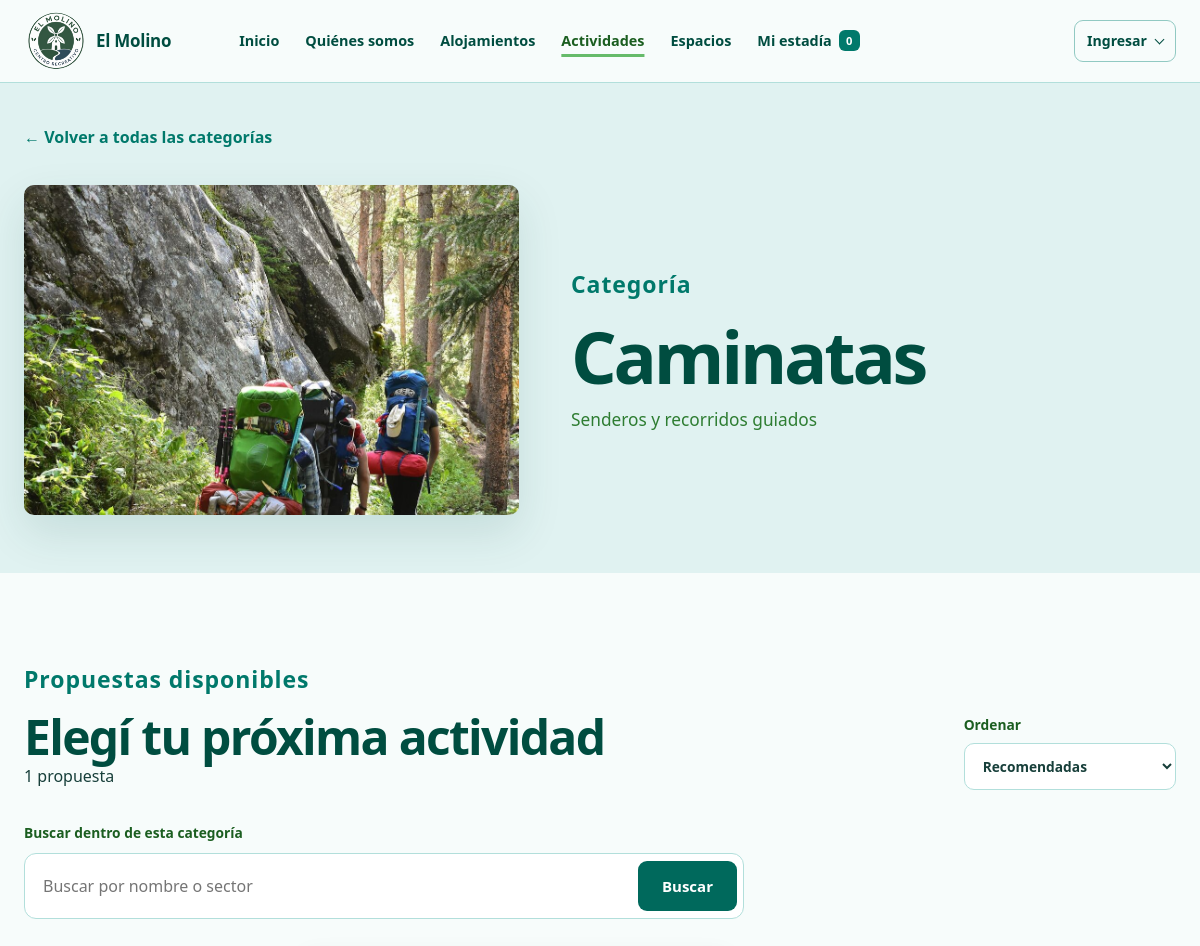
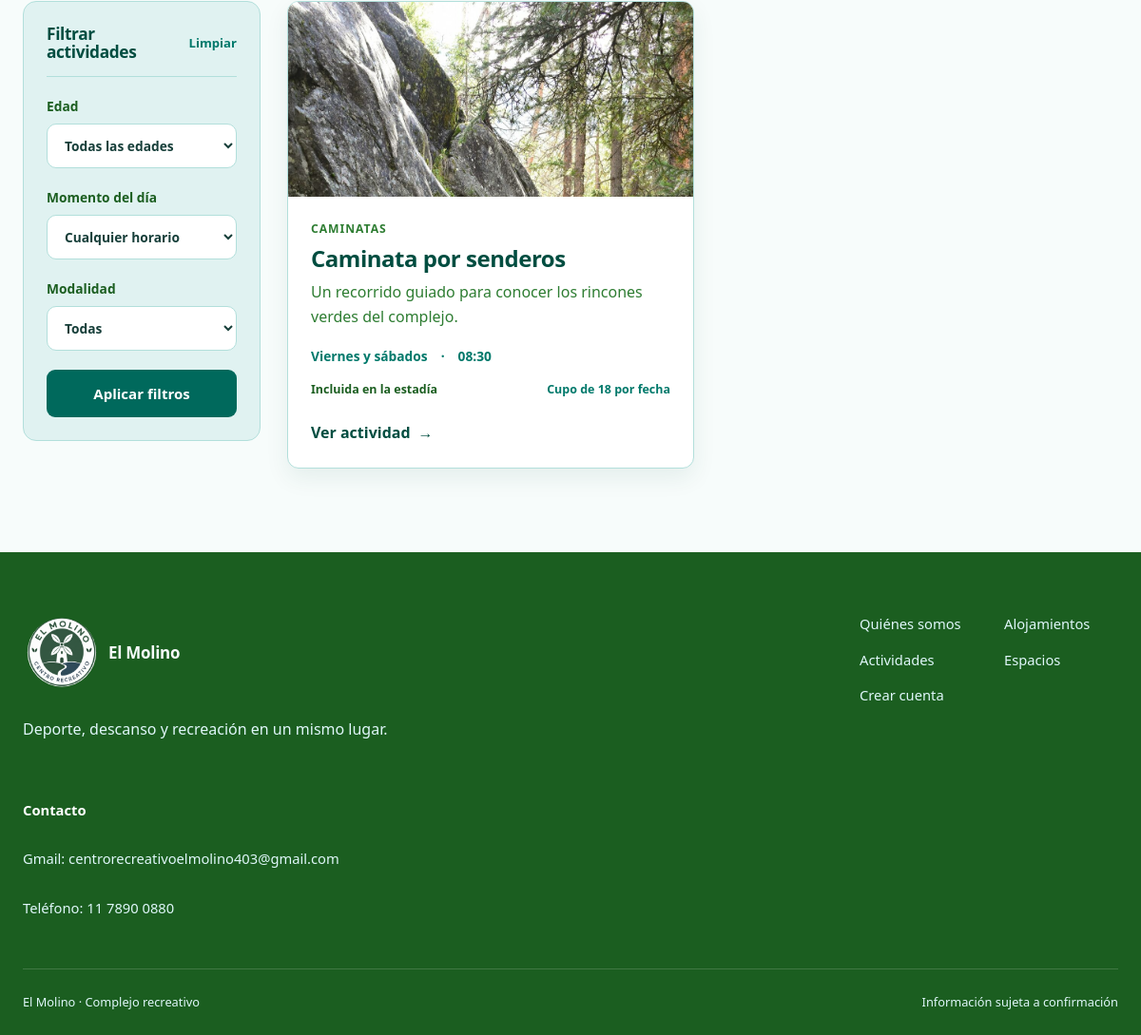
Page /categoria-actividades.php on the committed database (2 pictures, top to bottom).
### tables this page shows
CREATE TABLE IF NOT EXISTS `CategoriaActividad` (
  `idCategoria` INT NOT NULL AUTO_INCREMENT,
  `slug` VARCHAR(70) NOT NULL,
  `nombre` VARCHAR(60) NOT NULL,
  `descripcion` VARCHAR(160) NOT NULL,
  `imagen` VARCHAR(255) DEFAULT NULL,
  `activa` TINYINT(1) NOT NULL DEFAULT 1,
  PRIMARY KEY (`idCategoria`),
  UNIQUE KEY `uk_categoria_actividad_slug` (`slug`),
  UNIQUE KEY `uk_categoria_actividad_nombre` (`nombre`)
);

CREATE TABLE IF NOT EXISTS `Actividad` (
  `idActividad` INT NOT NULL AUTO_INCREMENT,
  `slug` VARCHAR(100) NOT NULL,
  `nombre` VARCHAR(50) NOT NULL,
  `idCategoria` INT NOT NULL,
  `descripcionCorta` VARCHAR(160) DEFAULT NULL,
  `descripcion` TEXT NOT NULL,
  `requisitos` TEXT DEFAULT NULL,
  `informacionImportante` TEXT DEFAULT NULL,
  `horario` VARCHAR(50) NOT NULL,
  `dias` VARCHAR(100) DEFAULT NULL,
  `momentoDia` ENUM('manana','tarde','noche') DEFAULT NULL,
  `Duracion` VARCHAR(50) NOT NULL,
  `sector` VARCHAR(120) DEFAULT NULL,
  `responsable` VARCHAR(100) DEFAULT NULL,
  `edadRecomendada` ENUM('todas','ninos','adolescentes','adultos') NOT NULL DEFAULT 'todas',
  `modalidad` ENUM('incluida','inscripcion') NOT NULL DEFAULT 'incluida',
  `imagen` VARCHAR(255) DEFAULT NULL,
  `tendencia` TINYINT(1) NOT NULL DEFAULT 0,
  `activa` TINYINT(1) NOT NULL DEFAULT 1,
  `idEspacio` INT DEFAULT NULL,
  `cupoMax` INT NOT NULL,
  `precio` DECIMAL(10,2) NOT NULL,
  `pago` VARCHAR(50) NOT NULL,
  `idUsuario` INT DEFAULT NULL,
  PRIMARY KEY (`idActividad`),
  UNIQUE KEY `uk_actividad_slug` (`slug`),
  KEY `idx_actividad_categoria` (`idCategoria`),
  KEY `idx_actividad_espacio` (`idEspacio`),
  KEY `idx_actividad_usuario` (`idUsuario`),
  CONSTRAINT `fk_actividad_categoria`
    FOREIGN KEY (`idCategoria`) REFERENCES `CategoriaActividad` (`idCategoria`)
    ON DELETE RESTRICT ON UPDATE CASCADE,
  CONSTRAINT `fk_actividad_espacio`
    FOREIGN KEY (`idEspacio`) REFERENCES `EspacioRecreativo` (`idEspacio`)
    ON DELETE RESTRICT ON UPDATE CASCADE,
  CONSTRAINT `fk_actividad_usuario`
    FOREIGN KEY (`idUsuario`) REFERENCES `usuarios` (`idUsuario`)
    ON DELETE RESTRICT ON UPDATE CASCADE
);

### categoria-actividades.php (the view, shortened to what the rows shown need)
<?php
$categoria = null;
$actividades = [];
$filtros = ['busqueda' => '', 'edad' => 'todas', 'momento' => 'todos', 'modalidad' => 'todas', 'orden' => 'recomendadas'];
try {
    require_once __DIR__ . '/php/inicio_actividades.php';
    ['categoria' => $categoria, 'filtros' => $filtros, 'actividades' => $actividades] = $controladorActividades->categoria($_GET);
} catch (Throwable $excepcion) {
    $error = 'No se pudo cargar esta categoría. Verificá la conexión y la base de datos.';
}
?>
<!DOCTYPE html>
<html lang="es-AR">
<head>
    <link rel="stylesheet" href="estilos/estilos.css?v=<?= (int) filemtime(__DIR__ . '/estilos/estilos.css') ?>">
</head>
<body>
    <main id="contenido" class="pagina-categoria-actividades">
        <?php if ($categoria): ?>
        <section class="cabecera-categoria-actividades"><div class="contenedor"><a class="volver-actividades" href="actividades.php#categorias">← Volver a todas las categorías</a><div class="titulo-categoria-actividades"><figure class="imagen-cabecera-categoria"><img src="<?= Vista::escapar($categoria->imagen) ?>" alt="Imagen de la categoría <?= Vista::escapar($categoria->nombre) ?>"></figure><div><p class="texto-destacado">Categoría</p><h1><?= Vista::escapar($categoria->nombre) ?></h1><p><?= Vista::escapar($categoria->descripcion) ?></p></div></div></div></section>
        <section class="seccion seccion-listado-actividades"><div class="contenedor">
            <form method="get" class="formulario-filtros-actividades">
                <div class="encabezado-listado"><div><p class="texto-destacado">Propuestas disponibles</p><h2>Elegí tu próxima actividad</h2><p aria-live="polite"><?= count($actividades) ?> <?= count($actividades) === 1 ? 'propuesta' : 'propuestas' ?></p></div><label class="campo-ordenar">Ordenar<select name="orden" onchange="this.form.submit()"><option value="recomendadas"<?= Vista::seleccionado($filtros['orden'], 'recomendadas') ?>>Recomendadas</option><option value="nombre"<?= Vista::seleccionado($filtros['orden'], 'nombre') ?>>Nombre</option><option value="horario"<?= Vista::seleccionado($filtros['orden'], 'horario') ?>>Horario</option></select></label></div>
                <div class="buscador-actividades"><label for="buscar-actividad">Buscar dentro de esta categoría</label><div class="campo-busqueda"><input id="buscar-actividad" name="buscar" type="search" value="<?= Vista::escapar($filtros['busqueda']) ?>" placeholder="Buscar por nombre o sector"><button class="boton boton-principal" type="submit">Buscar</button></div></div>
                <div class="estructura-listado-actividades">
                    <aside class="panel-filtros" aria-label="Filtros de actividades"><div class="titulo-filtros"><h3>Filtrar actividades</h3><a href="categoria-actividades.php?categoria=<?= rawurlencode($categoria->slug) ?>">Limpiar</a></div><label>Edad<select name="edad"><option value="todas"<?= Vista::seleccionado($filtros['edad'], 'todas') ?>>Todas las edades</option></select></label><label>Momento del día<select name="momento"><option value="todos"<?= Vista::seleccionado($filtros['momento'], 'todos') ?>>Cualquier horario</option></select></label><label>Modalidad<select name="modalidad"><option value="todas"<?= Vista::seleccionado($filtros['modalidad'], 'todas') ?>>Todas</option></select></label><button class="boton boton-principal" type="submit">Aplicar filtros</button></aside>
                    <div class="resultados-actividades"><?php if ($actividades): foreach ($actividades as $actividad) echo Vista::tarjetaActividad($actividad); else: ?><div class="sin-resultados"><h3>No encontramos actividades</h3><p>Probá con otra búsqueda o limpiá los filtros.</p></div><?php endif; ?></div>
                </div>
            </form>
        </div></section>
        <?php endif; ?>
    </main>
</body>
</html>

### php/Vista.php (shortened to what the rows shown need)
<?php
final class Vista
{
    public static function escapar(string|int|float|null $valor): string
    {
        return htmlspecialchars((string) $valor, ENT_QUOTES, 'UTF-8');
    }
    public static function precio(Actividad $actividad): string
    {
        if ($actividad->modalidad === 'incluida' || $actividad->precio <= 0) return 'Incluida en la estadía';
        return '$' . number_format($actividad->precio, 0, ',', '.');
    }
    public static function seleccionado(string $actual, string $opcion): string
    {
        return $actual === $opcion ? ' selected' : '';
    }
    public static function tarjetaActividad(Actividad $actividad, bool $destacada = false): string
    {
        $clase = $destacada ? ' tarjeta-actividad-destacada' : '';
        $imagen = self::escapar($actividad->imagen ?: 'imgs/futb.jpg');
        $categoria = self::escapar($actividad->categoriaNombre);
        $nombre = self::escapar($actividad->nombre);
        $descripcion = self::escapar($actividad->descripcionCorta);
        $dias = self::escapar($actividad->dias);
        $horario = self::escapar($actividad->horario);
        $slug = rawurlencode($actividad->slug);
        $precio = self::escapar(self::precio($actividad));
        $estadoCupo = self::escapar('Cupo de ' . $actividad->cupo . ' por fecha');
        return <<<HTML
            <article class="tarjeta-actividad{$clase}">
                <div class="visual-actividad"><img src="{$imagen}" alt="" loading="lazy"></div>
                <div class="contenido-tarjeta-actividad">
                    <p class="etiqueta-actividad">{$categoria}</p>
                    <h3>{$nombre}</h3>
                    <p>{$descripcion}</p>
                    <div class="datos-breves-actividad"><span>{$dias}</span><span>{$horario}</span></div>
                    <div class="estado-tarjeta-actividad"><span>{$precio}</span><span>{$estadoCupo}</span></div>
                    <a class="enlace-actividad" href="actividad.php?id={$slug}">Ver actividad <span aria-hidden="true">→</span></a>
                </div>
            </article>
        HTML;
    }
}

### rows in the picture
categoriaactividad: imagen (picture), nombre "Caminatas", descripcion "Senderos y recorridos guiados"
actividad: idCategoria.nombre "CAMINATAS", nombre "Caminata por senderos", descripcionCorta "Un recorrido guiado para conocer los rincones verdes del complejo.", dias "Viernes y sábados", horario "08:30", modalidad "Incluida en la estadía", cupoMax "Cupo de 18 por fecha"

### other values in the picture
$cantidad "0"
self::escapar($texto) "Ingresar"
count($actividades) "1"
